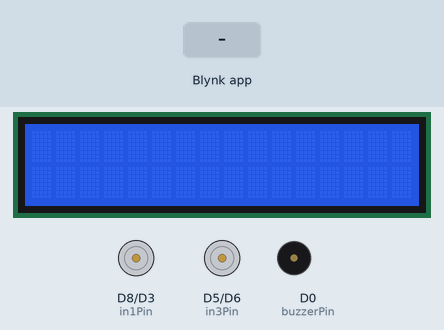
Bench run of a sketch on a simulated ESP8266 (NodeMCU). Shown: 16×2 character LCD, motor-driver pin pairs drawn as motors (green arrow = first pin HIGH = forward, orange = second pin HIGH = backward, longer = more drive, scaled by the enable pin), buzzer (waves = sounding, pin HIGH). The inputs (shaded band) are chosen by the test bench. WiFi joins after 1.5 s; servers stay silent unless stated.

Above: at 3.0 s.
3.1 s: Blynk app writes 1 to V2
At 3.7 s:
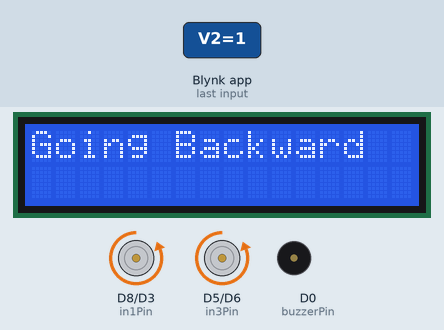
6.1 s: Blynk app writes 1 to V1
At 7.1 s:
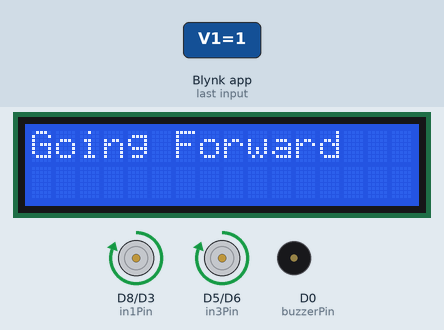
7.6 s: Blynk app writes 1 to V3
At 8.3 s:
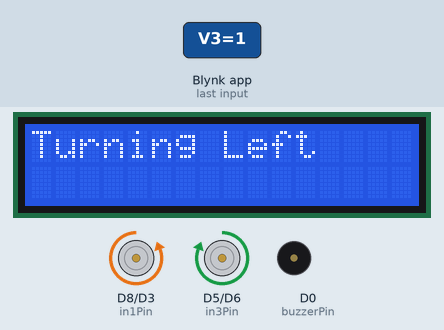
9.1 s: Blynk app writes 1 to V4
At 9.5 s:
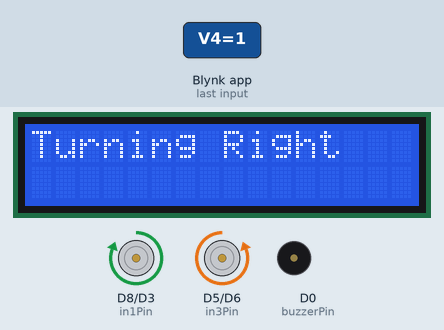
10.6 s: Blynk app writes 0 to V1
At 11.4 s:
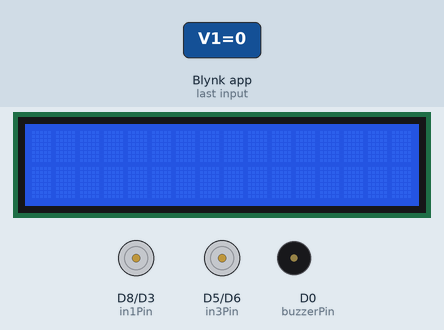
Timing chart, 0 to 13.1 s (numbered marks = the images above; inputs shaded):
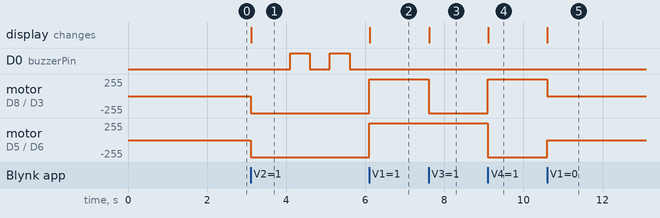

Measured:
- after the input at 3.1 s, D0 (buzzerPin): alternates HIGH for 0.50 s and LOW for 0.50 s, starting after 1.0 s; motor on D8 (in1Pin) / D3 (in2Pin), motor on D5 (in3Pin) / D6 (in4Pin): stopped → backward 255/255 at once; the display: changes at once (image 1)
- after the input at 6.1 s, D0 (buzzerPin): stays LOW (without the input it goes to HIGH after 0.00 s); motor on D8 (in1Pin) / D3 (in2Pin), motor on D5 (in3Pin) / D6 (in4Pin): backward 255/255 → forward 255/255 at once; the display: changes at once (image 2)
- after the input at 7.6 s, motor on D8 (in1Pin) / D3 (in2Pin): forward 255/255 → backward 255/255 at once; the display: changes at once (image 3)
- after the input at 9.1 s, motor on D8 (in1Pin) / D3 (in2Pin): backward 255/255 → forward 255/255 at once; motor on D5 (in3Pin) / D6 (in4Pin): forward 255/255 → backward 255/255 at once; the display: changes at once (image 4)
- after the input at 10.6 s, motor on D8 (in1Pin) / D3 (in2Pin): forward 255/255 → stopped at once; motor on D5 (in3Pin) / D6 (in4Pin): backward 255/255 → stopped at once; the display: changes at once (image 5)

The sketch:

connectwith_blynk_full_code.ino
```cpp
#define BLYNK_TEMPLATE_ID "TMPL6OV96IcUC"
#define BLYNK_TEMPLATE_NAME "RC car"
#define BLYNK_AUTH_TOKEN "-05q4aUa01i4vLFol7SLvFp93gXK0dYW"

#include <ESP8266WiFi.h>
#include <BlynkSimpleEsp8266.h>
#include <Wire.h>  // Include the Wire library for I2C communication
#include <LiquidCrystal_I2C.h> // Include the LiquidCrystal_I2C library

char auth[] = BLYNK_AUTH_TOKEN;

// Your WiFi credentials.
// Set password to "" for open networks.
char ssid[] = "Azad's house";
char pass[] = "Napa625682";

// Motor pins
const int enableAPin = D7; // Enable pin for Motor A
const int in1Pin = D8;
const int in2Pin = D3;
const int enableBPin = D4; // Enable pin for Motor B
const int in3Pin = D5;
const int in4Pin = D6;

// Buzzer pin
const int buzzerPin = D0;

// Define the I2C address of the LCD display
#define I2C_ADDR 0x27

// Define LCD size (16 columns and 2 rows)
#define LCD_COLUMNS 16
#define LCD_ROWS 2

// Create an LCD object
LiquidCrystal_I2C lcd(I2C_ADDR, LCD_COLUMNS, LCD_ROWS);

BlynkTimer timer;

bool isMovingBackward = false;

BLYNK_WRITE(V1) // Button Widget is writing to pin V1
{
  int btnState = param.asInt(); // Get value of button (1 for pressed, 0 for released)
  if (btnState == 1) {
    // Move forward
    moveForward();
    lcd.clear();
    lcd.setCursor(0, 0);
    lcd.print("Going Forward");
  } else {
    // Stop motors if button is released
    stopMotors();
    lcd.clear();
  }
}

BLYNK_WRITE(V2) // Button Widget is writing to pin V2
{
  int btnState = param.asInt(); // Get value of button (1 for pressed, 0 for released)
  if (btnState == 1) {
    // Move backward
    moveBackward();
    lcd.clear();
    lcd.setCursor(0, 0);
    lcd.print("Going Backward");
  } else {
    // Stop motors if button is released
    stopMotors();
    lcd.clear();
  }
}

BLYNK_WRITE(V3) // Button Widget is writing to pin V3
{
  int btnState = param.asInt(); // Get value of button (1 for pressed, 0 for released)
  if (btnState == 1) {
    // Turn left
    turnLeft();
    lcd.clear();
    lcd.setCursor(0, 0);
    lcd.print("Turning Left");
  } else {
    // Stop motors if button is released
    stopMotors();
    lcd.clear();
  }
}

BLYNK_WRITE(V4) // Button Widget is writing to pin V4
{
  int btnState = param.asInt(); // Get value of button (1 for pressed, 0 for released)
  if (btnState == 1) {
    // Turn right
    turnRight();
    lcd.clear();
    lcd.setCursor(0, 0);
    lcd.print("Turning Right");
  } else {
    // Stop motors if button is released
    stopMotors();
    lcd.clear();
  }
}

void setup() {
  Serial.begin(9600);

  // Initialize motor pins as outputs
  pinMode(enableAPin, OUTPUT);
  pinMode(in1Pin, OUTPUT);
  pinMode(in2Pin, OUTPUT);
  pinMode(enableBPin, OUTPUT);
  pinMode(in3Pin, OUTPUT);
  pinMode(in4Pin, OUTPUT);

  // Initialize buzzer pin as output
  pinMode(buzzerPin, OUTPUT);

  // Initialize LCD display
  lcd.init();
  lcd.backlight();

  Blynk.begin(auth, ssid, pass);
}

void loop() {
  Blynk.run();
  timer.run();
}

void moveForward() {
  isMovingBackward = false;
  digitalWrite(in1Pin, HIGH);
  digitalWrite(in2Pin, LOW);
  digitalWrite(in3Pin, HIGH);
  digitalWrite(in4Pin, LOW);

  // Set motor speed (adjust as necessary)
  analogWrite(enableAPin, 255);
  analogWrite(enableBPin, 255);
}

void moveBackward() {
  isMovingBackward = true;
  digitalWrite(in1Pin, LOW);
  digitalWrite(in2Pin, HIGH);
  digitalWrite(in3Pin, LOW);
  digitalWrite(in4Pin, HIGH);

  // Set motor speed (adjust as necessary)
  analogWrite(enableAPin, 255);
  analogWrite(enableBPin, 255);

  // Start beeping the buzzer with a delay
  timer.setTimeout(1000, beepBuzzer);
}

void beepBuzzer() {
  // Check if V2 is on and the car is moving backward
  if (digitalRead(V2) && isMovingBackward) {
    // Toggle the buzzer state
    digitalWrite(buzzerPin, !digitalRead(buzzerPin));
    // Set the timer for the next beep
    timer.setTimeout(500, beepBuzzer);
  } else {
    // If V2 is off or the car is not moving backward, turn off the buzzer
    digitalWrite(buzzerPin, LOW);
  }
}


void turnLeft() {
  digitalWrite(in1Pin, LOW);
  digitalWrite(in2Pin, HIGH);
  digitalWrite(in3Pin, HIGH);
  digitalWrite(in4Pin, LOW);

  // Set motor speed (adjust as necessary)
  analogWrite(enableAPin, 255);
  analogWrite(enableBPin, 255);
}

void turnRight() {
  digitalWrite(in1Pin, HIGH);
  digitalWrite(in2Pin, LOW);
  digitalWrite(in3Pin, LOW);
  digitalWrite(in4Pin, HIGH);

  // Set motor speed (adjust as necessary)
  analogWrite(enableAPin, 255);
  analogWrite(enableBPin, 255);
}

void stopMotors() {
  digitalWrite(in1Pin, LOW);
  digitalWrite(in2Pin, LOW);
  digitalWrite(in3Pin, LOW);
  digitalWrite(in4Pin, LOW);

  // Stop motors by disabling PWM (speed control)
  analogWrite(enableAPin, 0);
  analogWrite(enableBPin, 0);

  // Turn off buzzer if moving backward has stopped and V2 is off
  if (!isMovingBackward && !digitalRead(V2)) {
    digitalWrite(buzzerPin, LOW);
  }
}
```
